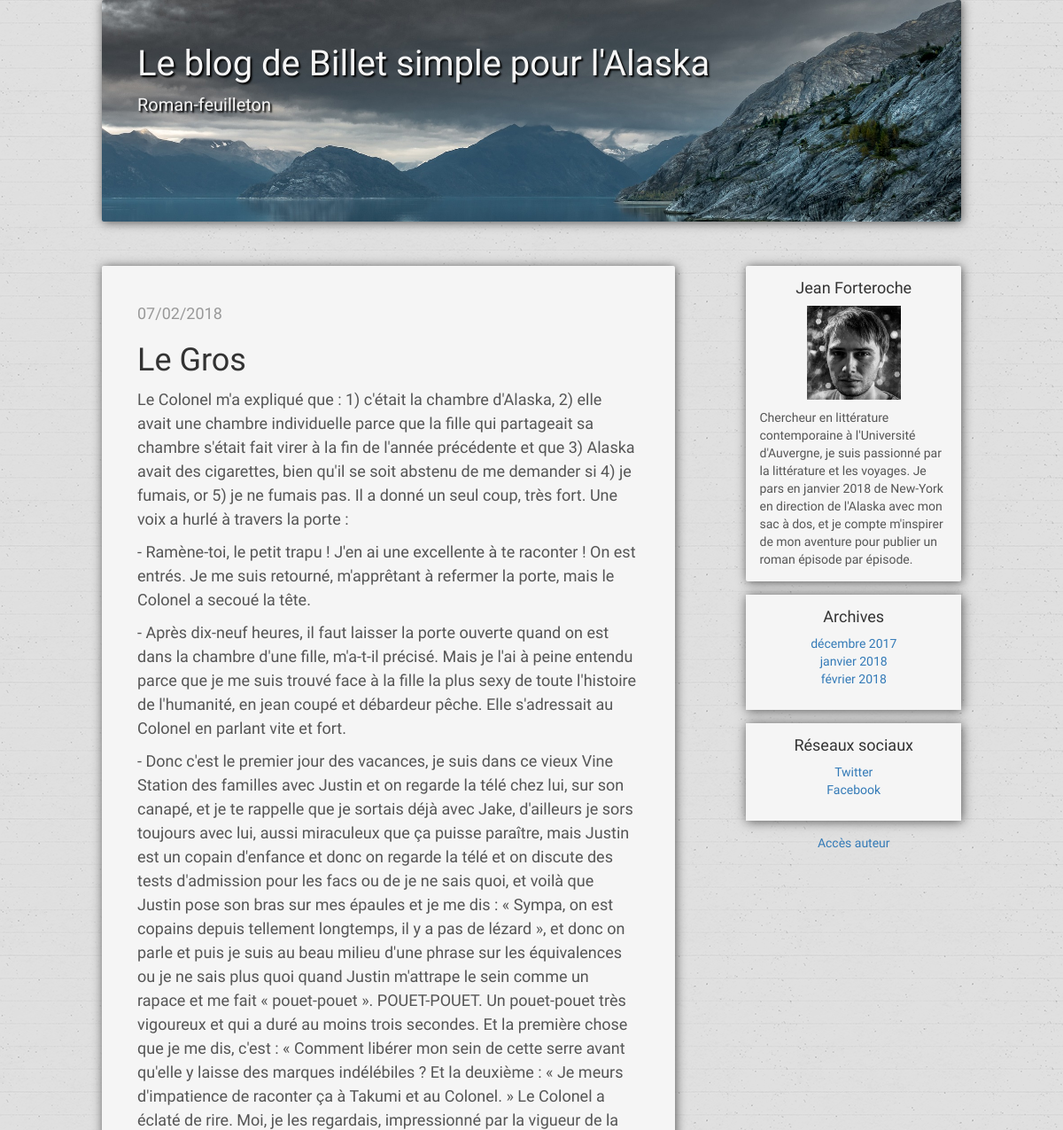
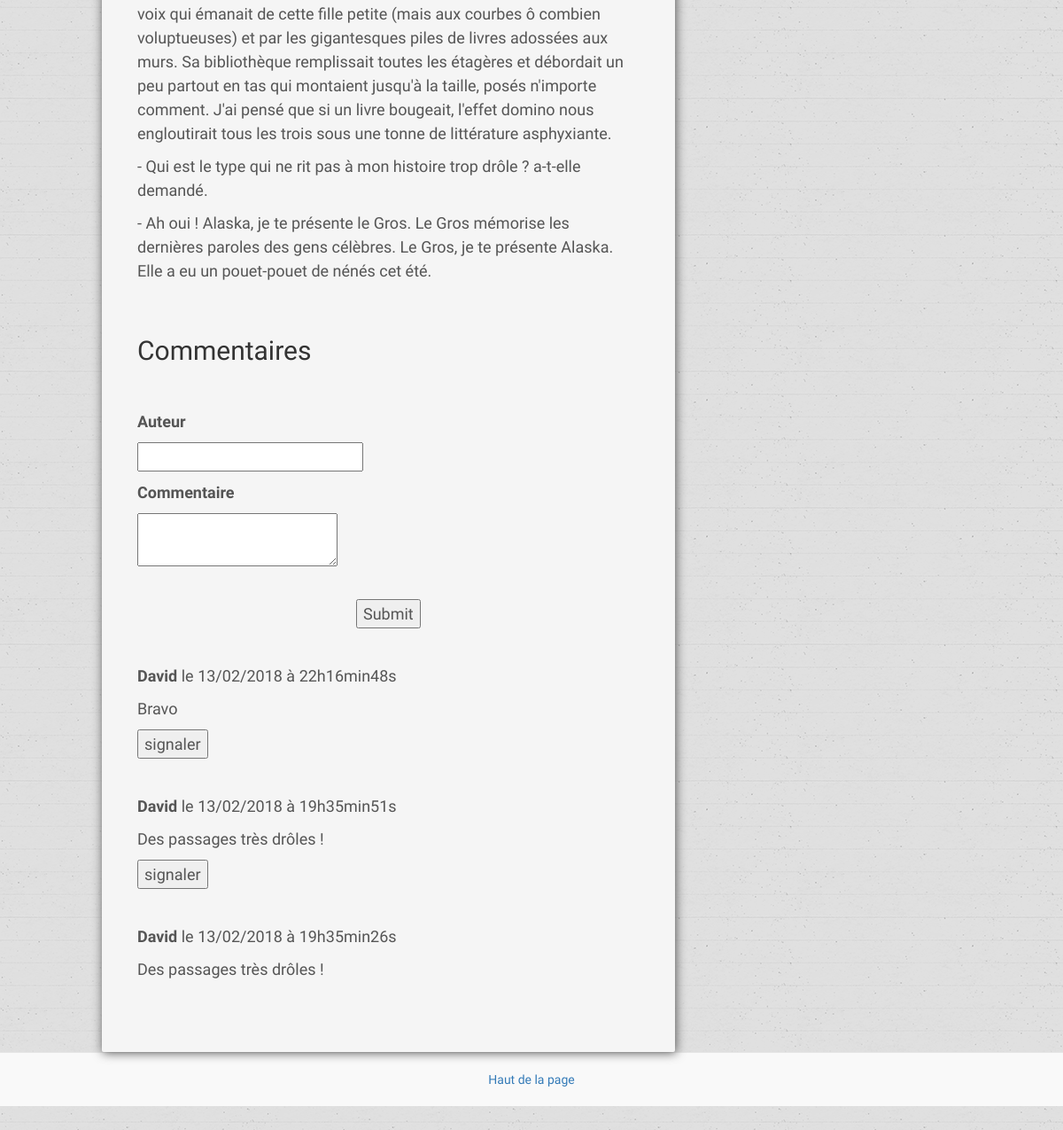
Screenshot of /index.php?action=seeOnePost&id=32 with the database file from the repository (2 pictures, top to bottom).
### tables this page shows
CREATE TABLE `posts` (
  `id` int(11) NOT NULL,
  `content` text NOT NULL,
  `date_creation` date NOT NULL
);

CREATE TABLE `comments` (
  `id` int(11) NOT NULL,
  `post_id` int(11) NOT NULL,
  `author` varchar(255) NOT NULL,
  `comment` text NOT NULL,
  `comment_date` datetime NOT NULL,
  `reported` tinyint(1) DEFAULT NULL
);

### model/Frontend.php (called while the page is built, shortened)
<?php
require_once('model/PostManager.php');
require_once('model/CommentManager.php');
class Frontend extends Manager {
    private $_commentManager;
    public function __construct() {
        $this->_postManager = new \OpenClassrooms\Blog\Model\PostManager();
        $this->_commentManager = new \OpenClassrooms\Blog\Model\CommentManager();
    }
    public function seeOnePost($postId) {
        $post = $this->_postManager->getPost($postId);
        $comments = $this->_commentManager->getComments($postId);
        $months = $this->_postManager->getMonths();
        require('view/frontend/postView.php');
    }
}

### index.php (called while the page is built, shortened)
<?php
$router = new \OpenClassrooms\Blog\Model\Router();
$router->direct();

### model/PostManager.php (called while the page is built, shortened)
<?php
require_once("model/Manager.php");
class PostManager extends Manager {
    public function getPost($postId) {
        $sql = 'SELECT id, content, DATE_FORMAT(date_creation, \'%d/%m/%Y\') AS creation_date_fr FROM posts WHERE id = ?';
        $req = $this->executeRequest($sql, array($postId));
        $post = $req->fetch();
        return $post;
    }
    public function getMonths() {
        $sql = 'SELECT MONTH(date_creation) AS m,
        CASE WHEN MONTH(date_creation) = 1 THEN \'janvier\'
        WHEN MONTH(date_creation) = 2 THEN \'février\'
        WHEN MONTH(date_creation) = 3 THEN \'mars\'
        WHEN MONTH(date_creation) = 4 THEN \'avril\'
        WHEN MONTH(date_creation) = 5 THEN \'mai\'
        WHEN MONTH(date_creation) = 6 THEN \'juin\'
        WHEN MONTH(date_creation) = 7 THEN \'juillet\'
        WHEN MONTH(date_creation) = 8 THEN \'août\'
        WHEN MONTH(date_creation) = 9 THEN \'septembre\'
        WHEN MONTH(date_creation) = 10 THEN \'octobre\'
        WHEN MONTH(date_creation) = 11 THEN \'novembre\'
        WHEN MONTH(date_creation) = 12 THEN \'décembre\'
        END AS mois,
        YEAR(date_creation) AS y FROM posts GROUP BY y, m';
        $months = $this->executeRequest($sql);
        return $months;
    }
}

### model/Manager.php (called while the page is built, shortened)
<?php
abstract class Manager {
        private $db;
        protected function executeRequest($sql, $params = null) {
          if ($params == null) {
            $result = $this->getDb()->query($sql);
          }
          else {
            $result = $this->getDb()->prepare($sql);
            $result->execute($params);
          }
          return $result;
        }
        private function getDb() {
          if ($this->db == null) {
            $this->db = new \PDO('mysql:host=localhost;dbname=writer_blog;charset=utf8', 'root', 'root');
          }
          return $this->db;
        }
}

### model/CommentManager.php (called while the page is built, shortened)
<?php
require_once("model/Manager.php");
class CommentManager extends Manager
{
    public function getComments($postId) {
        $sql = 'SELECT id, author, comment, reported, DATE_FORMAT(comment_date, \'%d/%m/%Y à %Hh%imin%ss\') AS comment_date_fr FROM comments WHERE post_id = ? ORDER BY comment_date DESC';
        $comments = $this->executeRequest($sql, array($postId));
        return $comments;
    }
}

### view/frontend/postView.php (the view, shortened to what this page needs)
  <div class="container">
    <div class="row">
      <div class="col-sm-8 blog-main">
        <div class="blog-post">
          <p class="blog-post-meta">
            <?= $post['creation_date_fr'] ?>
          </p>
          <p>
            <?= html_entity_decode($post['content']) ?>
          </p>
        </div>
        <h2>Commentaires</h2>
        <form class="log" action="index.php?action=addComment&amp;id=<?= $_GET['id'] ?>" method="post">
          <div>
            <div class="containElmForm"><label for="author">Auteur</label><br /></div>
            <div class="containElmForm"><input type="text" id="author" name="author" /></div>
          </div>
          <div>
            <div class="containElmForm"><label for="comment">Commentaire</label><br /></div>
            <div class="containElmForm"><textarea id="comment" name="comment"></textarea></div>
          </div>
          <div>
            <div class="containElmForm submit"><input type="submit" /></div>
          </div>
        </form>
        <div class= "comments">
        <?php
          while ($comment = $comments->fetch()) {
        ?>
          <p><strong><?= htmlspecialchars($comment['author']) ?></strong> le <?= $comment['comment_date_fr'] ?></p>
          <p><?= nl2br(htmlspecialchars($comment['comment'])) ?></p>
          <form class = "signaler" action="index.php?action=report&amp;id=<?= $comment['id'] ?>&amp;postId=<?= $post['id'] ?>" method="post">
            <div>
          <?php
            if ($comment['reported'] == 1) {
          ?>
              <div class="containElmForm"><input id ="report-button" type="submit" value="signaler" style="display:none"/></div>
          <?php
            } else {
          ?>
              <div class="containElmForm"><input id ="report-button" type="submit" value="signaler"/></div>
          <?php
            }
          ?>
            </div>
          </form>
        <?php
          }
        ?>
        </div>
      </div>
      <div class="col-sm-3 col-sm-offset-1 blog-sidebar">
        <div class="sidebar-module sidebar-module-inset">
          <h4>Jean Forteroche</h4>
          <img src="public/images/photo.jpg" alt="portrait">
          <p>Chercheur en littérature contemporaine à l'Université d'Auvergne, je suis passionné par la littérature et les voyages. Je pars en janvier 2018 de New-York en direction de l'Alaska avec mon sac à dos, et je compte m'inspirer de mon aventure pour publier un roman épisode par épisode.</p>
        </div>
        <div class="sidebar-module">
          <h4>Archives</h4>
          <ol class="list-unstyled">
            <?php
              while ($data = $months->fetch()) {
            ?>
            <li><a href="index.php?action=seePostsPerMonth&amp;m=<?= $data['m'] ?>"><?= $data['mois']; ?> <?= $data['y']; ?></a></li>
            <?php
              }
            ?>
          </ol>
        </div>
        <div class="sidebar-module">
          <h4>Réseaux sociaux</h4>
          <ol class="list-unstyled">
            <li><a href="#">Twitter</a></li>
            <li><a href="#">Facebook</a></li>
          </ol>
        </div>
        <p><a href="index.php?action=login">Accès auteur</a></p>
      </div>
    </div>
  </div>
  <footer class="blog-footer">
    <p><a href="#">Haut de la page</a></p>
  </footer>
<?php require('./view/template.php'); ?>

### public/css/style.css (style rules this page uses)
body { font-family: 'ABeeZee', sans-serif; color: #555; background-image:url(../images/pattern.png); background-repeat: repeat; }
h1, .h1, h2, .h2, h3, .h3, h4, .h4, h5, .h5, h6, .h6 { margin-top: 0; font-family: 'ABeeZee', sans-serif; font-weight: normal; color: #333; }
@media (min-width: 1200px) { .container { width: 970px; } }
.blog-main { font-size: 18px; line-height: 1.5; background-color: #f5f5f5; padding: 40px; border-radius: 2px; box-shadow: 1px 1px 12px #555; }
.sidebar-module { padding: 15px; margin: 0 -15px 15px; background-color: #f5f5f5; box-shadow: 1px 1px 12px #555; }
.blog-sidebar { text-align: center; }
.sidebar-module-inset { padding: 15px; background-color: #f5f5f5; border-radius: 2px; }
.sidebar-module-inset p:last-child, .sidebar-module-inset ul:last-child, .sidebar-module-inset ol:last-child { margin-bottom: 0; }
.sidebar-module-inset p { text-align: left; }
.sidebar-module-inset img { width: 50%; margin-bottom: 10px; }
.blog-post { margin-bottom: 60px; }
.blog-post-meta { margin-bottom: 20px; color: #999; }
.blog-footer { padding: 20px 0; color: #999; text-align: center; background-color: #f9f9f9; border-top: 1px solid #e5e5e5; }
.blog-footer p:last-child { margin-bottom: 0; }
.submit { text-align: center; padding-top: 20px; }
.comments { margin: 40px 0 20px 0; }
.signaler, .supp { margin-bottom: 40px; }
.log { margin-top : 50px; text-align: left; }
label { display: block; width: 150px; float: left; }
.containElmForm { margin-top: 10px; }

### rows the page displays
posts: content "Le Gros Le Colonel m'a expliqué que : 1) c'était la chambre d'Alaska, 2) elle avait une chambre individuelle parce que la fille qui partageait sa chambre s'était fait virer à la fin de l'année précédente et que 3) Alaska avait des cigarettes, bien qu'il se soit abstenu de me demander si 4) je fumais, or 5) je ne fumais pas. Il a donné un seul coup, très fort. Une voix a hurlé à travers la porte : - Ramène-toi, le petit trapu ! J'en ai une excellente à te raconter ! On est entrés. Je me suis retourné, m'apprêtant à refermer la porte, mais le Colonel a secoué la tête. - Après dix-neuf heures, il faut laisser la porte ouverte quand on est dans la chambre d'une fille, m'a-t-il précisé. Mais je…"
comments: author "David", comment_date_fr "13/02/2018 à 22h16min48s", comment "Bravo"
comments: author "David", comment_date_fr "13/02/2018 à 19h35min51s", comment "Des passages très drôles !"
comments: author "David", comment_date_fr "13/02/2018 à 19h35min26s", comment "Des passages très drôles !"

### other values shown
$post['creation_date_fr'] "07/02/2018"
$data['mois'] "décembre"
$data['y'] "2017"
$data['mois'] "janvier"
$data['y'] "2018"
$data['mois'] "février"
